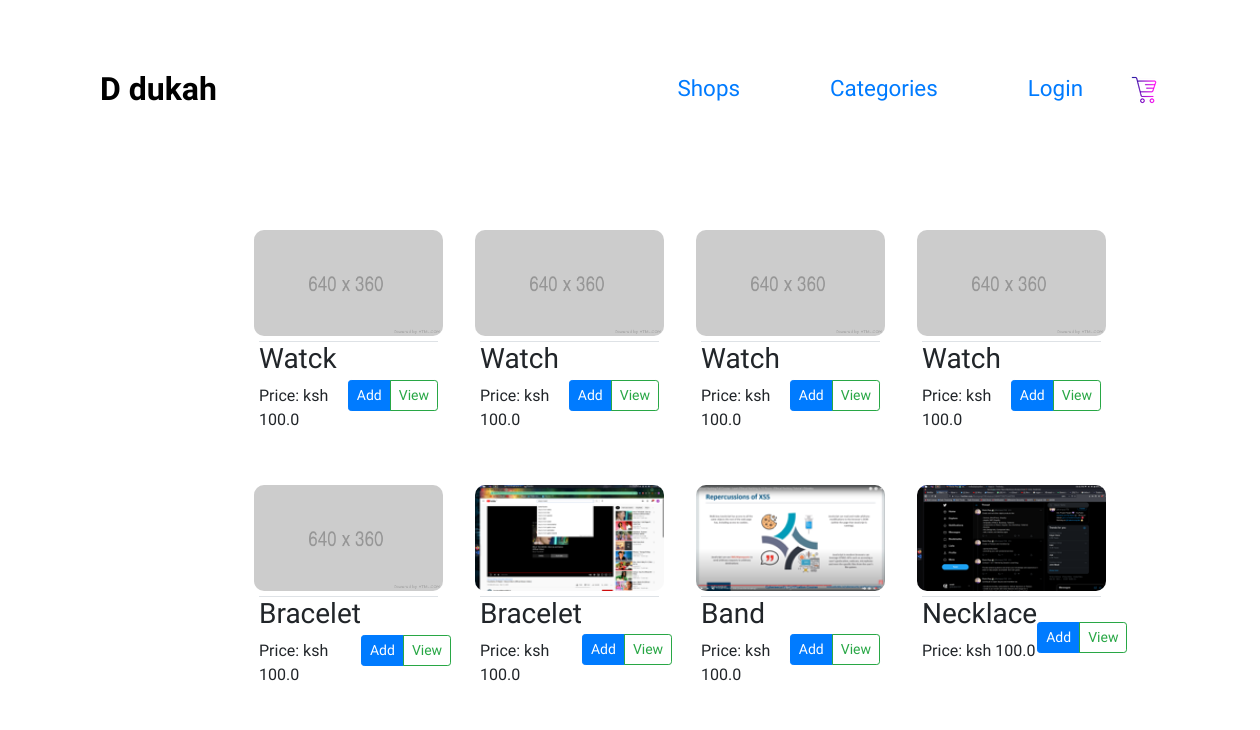
The page / on the database its author committed.
### shop/models.py (models this page shows, shortened)
class Product(models.Model):
    name = models.CharField(max_length=200)
    shop = models.ForeignKey(Shop, on_delete=models.CASCADE)
    image = models.ImageField(null=True, blank=True)
    price = models.DecimalField(max_digits=5, decimal_places=1)
    description = models.CharField(max_length=500)
    @property
    def image_url(self):
        if self.image:
            return getattr(self.image, 'url', None)
        return None

### shop/views.py (the view)
# urls.py: 2. Add a URL to urlpatterns:  path('', views.home, name='home')
def home(request):
    if request.user.is_authenticated:
        isVendor = bool(Shop.objects.filter(owner=request.user))
    else:
        isVendor = False
    products = Product.objects.all()
    context = {
        'isVendor': isVendor,
        'products': products
    }
    return render(request, 'shop/store.html', context)

### templates/shop/store.html
{% extends 'base.html' %}
{% load static %}
{% block content %}
<div class="store">
    {% for product in products %}
        <div class="product">
            {% if product.image %}
                <img src="{{product.image_url}}" alt="placeholder">
            {% else %}
                <img src="{% static 'images/placeholder.png' %}" alt="placeholder">
            {% endif %}
            <div class="product-description border-top">
                <div>
                    <h3>{{product.name}}</h3>
                    <p>Price: ksh {{product.price}}</p>
                </div>
                <div class="btn-group">
                    <button class='btn btn-sm btn-primary update-cart' data-action='add' data-product={{product.id}}>Add</button>
                    <a href="{% url 'product_detail' product.id %}" class="btn btn-sm btn-outline-success">View</a>
                </div>
            </div>
        </div>
        {% endfor %}
</div>
{% endblock %}

### static/css/main.css (style rules this page uses)
* { margin: 0; padding: 0; box-sizing: border-box; font-family: 'League Spartan', sans-serif; }
body { max-width: 100vw; min-height: 100vh; width: 100vw; }
.store { margin: 20px 50px; width: 100%; display: grid; grid-template-columns: repeat(4, 15%); place-content: center; column-gap: 2em; row-gap: 2em; position: relative; top: 110px; }
.product { width: 100%; }
.product img { width: 100%; border-radius: 10px; }
.product-description { margin: 5px 5px; display: flex; align-items: center; justify-content: space-between; }

### rows shown on the page
Product: name "Watck", price "100.0"
Product: name "Watch", price "100.0"
Product: name "Watch", price "100.0"
Product: name "Watch", price "100.0"
Product: name "Bracelet", price "100.0"
Product: image_url (picture), name "Bracelet", price "100.0"
Product: image_url (picture), name "Band", price "100.0"
Product: image_url (picture), name "Necklace", price "100.0"
